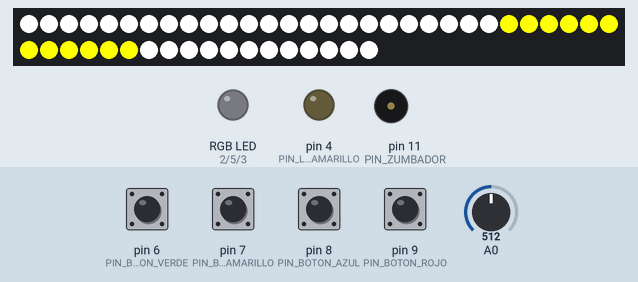
Simulated run of this sketch. Board: Arduino Uno, built with avr-gcc and run on an emulated ATmega328P. On the bench: 48 RGB LEDs in strip order, left to right, continuing on the next row, an RGB LED mixed from three pins (HIGH = lit), output pins drawn as LEDs (lit = HIGH), buzzer (waves = sounding). The inputs (shaded band) are chosen by the test bench; at power-on: pin 6 (PIN_BOTON_VERDE), pin 7 (PIN_BOTON_AMARILLO), pin 8 (PIN_BOTON_AZUL), pin 9 (PIN_BOTON_ROJO) HIGH, A0 = 512. Random numbers use the default seed unless the sketch sets one.

Above: at 1.7 s.
1.8 s: pin 6 (PIN_BOTON_VERDE) pulled LOW for 0.8 s
At 3.7 s:
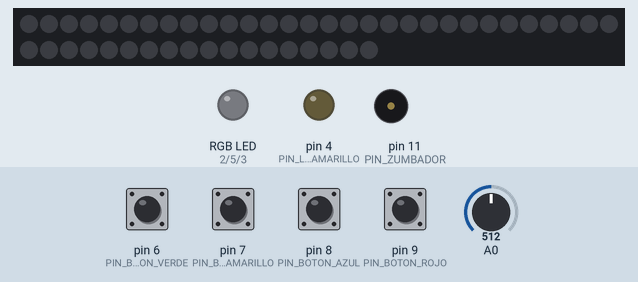
4.2 s: A0 set to 246
At 4.8 s:
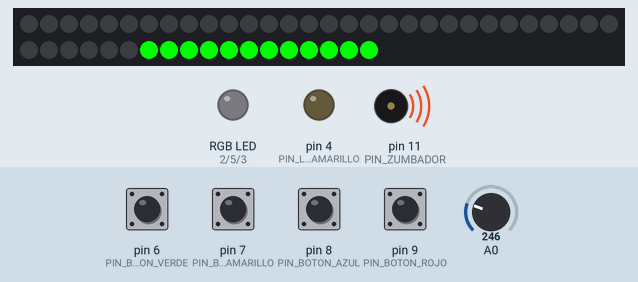
6.5 s: pin 7 (PIN_BOTON_AMARILLO) pulled LOW for 0.8 s
At 9.6 s:
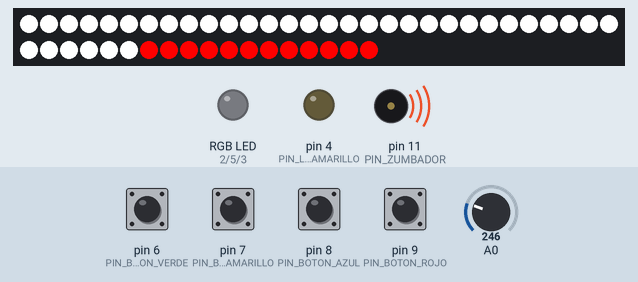
12.2 s: A0 set to 511
15.6 s: A0 set to 40
At 16.4 s:
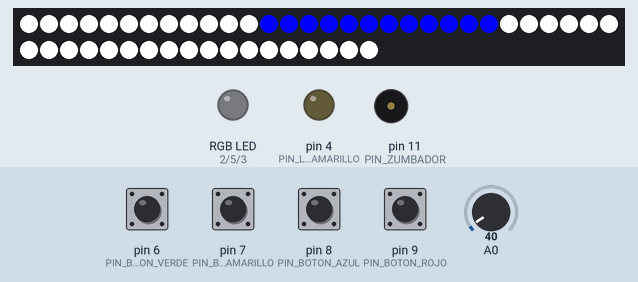
Timing chart, 0 to 18.6 s (numbered marks = the images above; inputs shaded):
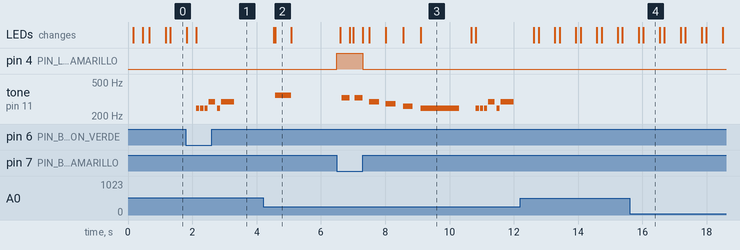

Measured:
- after the input at 1.8 s, tone on pin 11 (PIN_ZUMBADOR): plays 246 Hz for 0.10 s, 246 Hz for 0.10 s, 246 Hz for 0.10 s, 293 Hz for 0.20 s, 246 Hz for 0.10 s, 293 Hz for 0.40 s, starting after 0.32 s
- after the input at 6.5 s, pin 4 (PIN_LED_AMARILLO): LOW → HIGH at once, → LOW 0.81 s later; tone on pin 11 (PIN_ZUMBADOR): plays 329 Hz for 0.25 s, 329 Hz for 0.25 s, 293 Hz for 0.30 s, 277 Hz for 0.30 s, 261 Hz for 0.30 s, 246 Hz for 1.2 s … (12 notes in this stretch), starting after 0.15 s
- what the display in image 2 shows lasts 0.5 s, from 4.6 s to 5.1 s

The sketch:

mysimon.ino
```cpp
/* FFEste sketch en una versin del juego "Simon Dice"
  Existe un botn de inicio que hay que pulsar para empezar la partida
  Cuatro LEDs de colores para mostrar las secuencias
  Cuatro botones para que el jugador reproduzca la secuencia

  Al iniciar una partida se reproduce una secuencia de bienvenida al juego
  y tras un segundo se muestra la primera secuencia de 1 luz

  El jugador debe repetir la secuencia mostrada

  Si seacierta la secuencia, todos los LEDs se encienden durante 1 segundo
  y despues se muestra la nueva secuencia.
  Cada jugada la secuencia se incrementa en una luz ms y se incrementa la velocidad
  en que se muestra lasecuencia para hacer ms dificil el juego.

  Si se falla loscuatro LEDs patpadearn 3 veces y finalizar la partida.

  Hardware necesario:
  4 LEDs (1 verde, 1 amarillo,1 azul y 1 rojo)
  4 resistencias 220ohm (para los LEDs)
  5 botones/pulsadores de 4 patas
  5 resistencias 10Kohm (para los botones que se montarn como resistencias PullUp)
  1 zumbador pasivo (passive buzzer)
  1 resistencia de 100ohm (para el zumbador)
  Cables para conexin a placa arduino y para conexiones en protoboard
*/
#include <Adafruit_NeoPixel.h>
#ifdef __AVR__
#include <avr/power.h> // Required for 16 MHz Adafruit Trinket
#endif
#define DEFAULT_DELAY 1
#define LED_PIN 12 // recoiendan 1 para Trinket o Gemma
#define LED_COUNT 48

// NeoPixel brightness, 0 (min) to 255 (max)
#define BRIGHTNESS 255 // Set BRIGHTNESS to about 1/5 (max = 255)
// Declare our NeoPixel strip object:
Adafruit_NeoPixel strip(LED_COUNT, LED_PIN, NEO_GRB);

// definimos constantes para los diferentes pines que usamos
const byte PIN_LED_VERDE = 5;
const byte PIN_LED_AMARILLO = 4;
const byte PIN_LED_AZUL = 3;
const byte PIN_LED_ROJO = 2;

const byte PIN_BOTON_VERDE = 6;
const byte PIN_BOTON_AMARILLO = 7;
const byte PIN_BOTON_AZUL = 8;
const byte PIN_BOTON_ROJO = 9;

const byte PIN_BOTON_INICIO = 10;

const byte PIN_ZUMBADOR = 11;

const byte MAX_RONDAS = 255; // el nmero mximo de rondas ser de 255

const int VELOCIDAD_INICIAL = 500; // velocidad inicial en milisegundos a la que se mostrar la secuencia

byte ronda = 0;                    // numero de ronda en la que vamos
byte secuencia[MAX_RONDAS + 1];    // array para alojar la secuencia que se va generando. El array empieza en el elemento 0 pero no lo usamos, empezamos en el 1 para hacer coincidir con el nmero de ronda
int velocidad = VELOCIDAD_INICIAL; // tiempo en milisegundos que permanecen encendidos los LEDs cuando muestra la secuencia a repetir

#include "mylib.h"
// Definimos notas musicales, duraciones y Variable tempo
#define NOTA_B3 246.94  // Si en 3 Octava
#define NOTA_C4 261.63  // Do en 4 Octava
#define NOTA_C4S 277.18 // Do # en 4 Octava
#define NOTA_D4 293.66  // Re en 4 Octava
#define NOTA_E4 329.63  // Mi en 4 Octava
#define NOTA_F4 349.23  // Fa en 4 Octava

#define T_NEGRA 1
#define T_BLANCA 2
#define T_REDONDA 4
#define T_CORCHEA 0.5
#define T_SEMICORCHEA 0.25
#define T_FUSA 0.125
#define T_SEMIFUSA 0.0625

int tempo = 150; // duracin de un pulso en milisegundos. Se usa para la duracin de las notas

// variables para el controlde rebotes / bouncing de los pulsadores. Cada uno de los 4 pulsadores tiene las suyas
long rebote_ultima_senal_verde = 0; // momento en el que se produjo la seal anterior del boton
long rebote_ultima_senal_amarillo = 0;
long rebote_ultima_senal_azul = 0;
long rebote_ultima_senal_rojo = 0;
long rebote_retardo = 50; // tiempo en milisegundos transcurrido que si se supera entre dos seales del botn deja de considerarse un rebote


void setup()
{

  strip.setBrightness(BRIGHTNESS);
  strip.begin(); // INITIALIZE NeoPixel strip object (REQUIRED)
  strip.show();  // Turn OFF all pixels ASAP
  uint32_t greenishwhite = strip.Color(0, 64, 0, 64);
  strip.fill(greenishwhite, 0, 48);
  strip.show();
  // establecemos los pines de los botones en modo entrada
  pinMode(PIN_BOTON_VERDE, INPUT);
  pinMode(PIN_BOTON_AMARILLO, INPUT);
  pinMode(PIN_BOTON_AZUL, INPUT);
  pinMode(PIN_BOTON_ROJO, INPUT);
  pinMode(PIN_BOTON_INICIO, INPUT);
  // establecemos los pines de los LEDs en modo salida
  pinMode(PIN_LED_VERDE, OUTPUT);
  pinMode(PIN_LED_AMARILLO, OUTPUT);
  pinMode(PIN_LED_AZUL, OUTPUT);
  pinMode(PIN_LED_ROJO, OUTPUT);
  // establecemos el pin del buzzer/zumbador en modo salida
  pinMode(PIN_ZUMBADOR, OUTPUT);
  // inicializamos las salidasa a LOW
  digitalWrite(PIN_LED_VERDE, LOW);
  digitalWrite(PIN_LED_AMARILLO, LOW);
  digitalWrite(PIN_LED_AZUL, LOW);
  digitalWrite(PIN_LED_ROJO, LOW);

  // inicializamos las entradas a HIGH ya que hemos diseado el circuito con botones con resistencia pullUp
  digitalWrite(PIN_BOTON_VERDE, HIGH);
  digitalWrite(PIN_BOTON_AMARILLO, HIGH);
  digitalWrite(PIN_BOTON_AZUL, HIGH);
  digitalWrite(PIN_BOTON_ROJO, HIGH);
  digitalWrite(PIN_BOTON_INICIO, HIGH);

  Serial.begin(9600);

  strip.fill(strip.Color(0, 0, 255, 40), 0, 48);
  strip.show();
  apagar();
  encenderTodo();
  delay(200);
  apagar();


  encenderTodo();
}

void loop()
{

  if (ronda == 0)
  { // si la ronda es 0 es que aun no han pulsado el botn de inicio para empezar una partida nueva
    espera_pulsacion_inicio();
  }

  if (ronda == 1)
  { // si estamos en la primera ronda hacemos las seales de bienvenida
    flash_bienvenida();
  }
  genera_secuencia(); // generamos la secuencia con tantos elementos como el nmero de ronda en el que vamos
  lee_respuesta();    // leemos la respuesta del jugador
}

void espera_pulsacion_inicio()
{
  // esperamos hasta que pulsen el boton de inico de nueva partida

  while (ronda == 0)
  {
        apagar();
    randomSeed(analogRead(A0) * 0.785478545); // generamos una semilla para generar el nmero aleatorio

    pintarSegmento(random(2, 6));
    //    strip.fill(strip.Color(255, 0, 0, 255), 0, 11);
    //    strip.fill(strip.Color(255, 255, 255, 255), 12, 48);
//    strip.show();
//
//    delay(1000);
//    apagar(ronda);
//    encenderTodo();
       delay(500);
    if (digitalRead(PIN_BOTON_ROJO) == LOW || digitalRead(PIN_BOTON_VERDE) == LOW || digitalRead(PIN_BOTON_AMARILLO) == LOW || digitalRead(PIN_BOTON_AZUL) == LOW)
    {
      strip.fill(strip.Color(0, 255, 0, 255), 0, 48);
      strip.show();
      delay(300);
      apagar();
      ronda = 1;


    };
    //    delay(1000);
  }
}

void reproduce_melodia(int notas[], int duracion[], int tempo, int nro_notas, int error = 0)
{


  /* notas = array con las notas (frecuencias o notas pre-definidas)
     duracion = array con la duracin de cada nota del array notas[] son el factor multiplicador del tempo, es decir si queremos que dure un pulso de tempo, indicaremos 1 o T_NEGRA
     tempo = duracin de un pulso (una nota negra) en milisegundos
     nro_notas = numero de notas que compone el array notas[]
  */

  int x = 0;

  for (x = 0; x < nro_notas; x++)
  {

    switch (error) {
      case 1:

        strip.fill(strip.Color(255, 0, 0, 255), 0, 48);
        strip.show();
        activarSegmentoError(x + 2, 1);

        tone(PIN_ZUMBADOR, notas[x], duracion[x] * tempo);

        break;
      default:
        tone(PIN_ZUMBADOR, notas[x], duracion[x] * tempo);

    }
    tone(PIN_ZUMBADOR, notas[x], duracion[x] * tempo);
    delay(duracion[x] * tempo * 1.30);
  }

}

void reproduce_nota_led(byte led, int tiempo)
{
  int nota[] = {NOTA_C4, NOTA_D4, NOTA_E4, NOTA_F4};

  activarSegmento(led, 1);
  tone(PIN_ZUMBADOR, nota[led - 2], tiempo); // HACEMOS nota[led - 2] por que en led pasamos el pin del led que toque encender y estos empiezan en el pin 2
  delay(tiempo);
  apagar();                           // hacemos delay para que el led permanezca encendido mientras suena la nota
}

void tema_inicio()
{
  // meloda que suena al inicio de las partidas
  int notas[] = {NOTA_B3, NOTA_B3, NOTA_B3, NOTA_D4, NOTA_B3, NOTA_D4};
  int duracion[] = {T_NEGRA, T_NEGRA, T_NEGRA, T_BLANCA, T_NEGRA, T_REDONDA};
  // tempo = 150;
  //  reproducimos la meloda
  reproduce_melodia(notas, duracion, 100, 6);
}

void tema_game_over(int error)
{
  // meloda que suena al perder la partida
  int notas[] = {NOTA_D4, NOTA_C4S, NOTA_C4, NOTA_B3};
  int duracion[] = {T_NEGRA, T_NEGRA, T_NEGRA, T_REDONDA};
  reproduce_melodia(notas, duracion, 300, 4, error);

}

void flash_bienvenida()
{
  tema_inicio();
  delay(1000);
}

void flash_respuesta_correcta()
{
  // esperamos 1 segundo para continuar con la siguiente secuencia
  delay(1000);
}

void flash_respuesta_incorrecta()
{
  // Suena la meloda game over con los 4 leds encendidos
  tema_game_over(1);//paso 1 para marcar error
  encenderTodo();
  tema_inicio();

  delay(500);
}

void genera_secuencia()
{
  // Generamos el sigeuinte elemento de la secuncia y la reproducimos
  randomSeed(analogRead(A0) * 0.785478545); // generamos una semilla para generar el nmero aleatorio
  secuencia[ronda] = random(2, 6); // generamos un numero aleatorio entre 2 y 5 que son lospines dondea estn los leds
  for (int x = 1; x <= ronda; x++) // reproducimos la secuencia
  {
    reproduce_nota_led(secuencia[x], velocidad);
    //    apagar();
    //     delay(velocidad);
    delay(100 * velocidad / VELOCIDAD_INICIAL);
  }
}

void lee_respuesta()
{
  // leemos las pulsaciones del jugador y vamos comprobando que la secuencia sea correcta
  boolean correcto = true;
  byte x = 1;
  byte pulsacion = 0;
  while (correcto and x <= ronda)
  { // vamos leyendo pulsacion a pulsacin y comprobando que la secuencia vaya siendo correcta
    if (digitalRead(PIN_BOTON_ROJO) == LOW)
    {
      digitalWrite(PIN_LED_ROJO, HIGH);
      reproduce_nota_led(PIN_LED_ROJO, 250);
      digitalWrite(PIN_LED_ROJO, LOW);
      pulsacion = PIN_LED_ROJO;
      rebote_ultima_senal_rojo = millis();
    }
    else if (digitalRead(PIN_BOTON_AZUL) == LOW)
    {
      digitalWrite(PIN_LED_AZUL, HIGH);
      reproduce_nota_led(PIN_LED_AZUL, 250);
      digitalWrite(PIN_LED_AZUL, LOW);
      pulsacion = PIN_LED_AZUL;
      rebote_ultima_senal_azul = millis();
    }
    else if (digitalRead(PIN_BOTON_AMARILLO) == LOW)
    {
      digitalWrite(PIN_LED_AMARILLO, HIGH);
      reproduce_nota_led(PIN_LED_AMARILLO, 250);
      digitalWrite(PIN_LED_AMARILLO, LOW);
      pulsacion = PIN_LED_AMARILLO;
      rebote_ultima_senal_amarillo = millis();
    }
    else if (digitalRead(PIN_BOTON_VERDE) == LOW)
    {
      digitalWrite(PIN_LED_VERDE, HIGH);
      reproduce_nota_led(PIN_LED_VERDE, 250);
      digitalWrite(PIN_LED_VERDE, LOW);
      pulsacion = PIN_LED_VERDE;
      rebote_ultima_senal_verde = millis();
    }

    if ((pulsacion == PIN_LED_ROJO && (millis() - rebote_ultima_senal_rojo) > rebote_retardo) ||
        (pulsacion == PIN_LED_AZUL && (millis() - rebote_ultima_senal_azul) > rebote_retardo) ||
        (pulsacion == PIN_LED_AMARILLO && (millis() - rebote_ultima_senal_amarillo) > rebote_retardo) ||
        (pulsacion == PIN_LED_VERDE && (millis() - rebote_ultima_senal_verde) > rebote_retardo))
    {
      // Solo entramos en caso de que se haya pulsado un boton y ya se haya soltado,
      // para saber si se solt de verdad utilizamos las comparaciones de rebote para evitar falsas sueltas del botn
      if (pulsacion != secuencia[x])
      { // si se ha fallado correcto = false y se sale del bucle
        correcto = false;
      }
      else
      { // si no se ha fallado se pasa al siguiente elemento de la secuencia
        x++;
        pulsacion = 0;
      }
    }
  } // fin while

  if (correcto == true)
  { // si correcto es que se ha acertado toda la secuencia
    ronda++; // incrementamos una ronda
    if (ronda == MAX_RONDAS) {
      Serial.println("gano");
      segmento(strip.Color(  0,   255,   0, 255), 0, 48, 2); // True white (not RGB white)

      delay(500);
      apagar();
      delay(500);
      segmento(strip.Color(  0,   255,   0, 255), 0, 48, 2); // True white (not RGB white)

      tema_inicio();

      ronda = 0;
      velocidad = VELOCIDAD_INICIAL;

      espera_pulsacion_inicio();

    }
    delay(100);
    flash_respuesta_correcta();


    if (velocidad >= 50)
    {
      velocidad = velocidad - 50; // incrementamos la velocidad de muestra de la secuencia (10 milisegundos ms rpida)
    }


  }
  else
  { // si correcto == false es que se ha fallado

    flash_respuesta_incorrecta();

    ronda = 0; // ponemos ronda a 0 para volver a esperar que inicien una nueva partida
    velocidad = VELOCIDAD_INICIAL;
    espera_pulsacion_inicio();
  }
}
```

Source omitted: mylib.h (10935 bytes)
